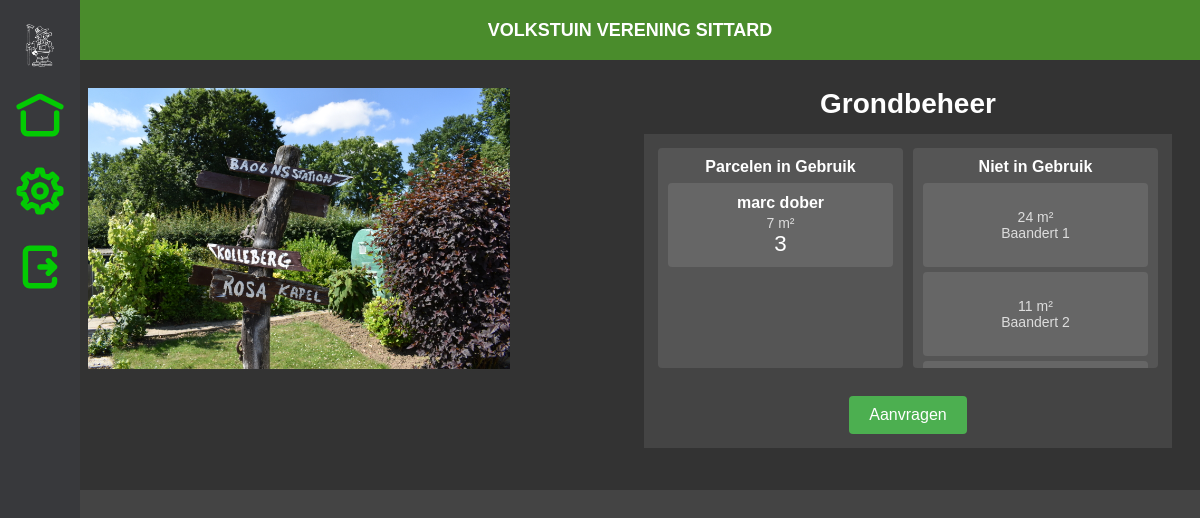
Page /Frontend/Formulier/grondbeheer.php on the earlier database version.
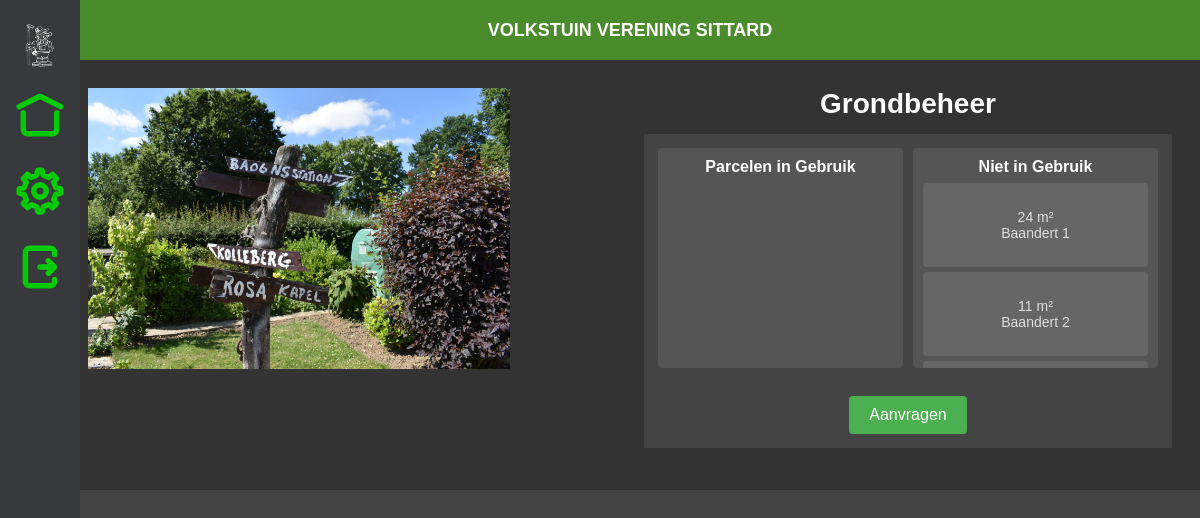
Same page on the later database version.
### tables this page shows
CREATE TABLE `parcel` (
  `Id` int(11) NOT NULL,
  `Name` varchar(255) NOT NULL,
  `Size` int(11) NOT NULL,
  `Complex` int(11) NOT NULL,
  `User` int(11) DEFAULT NULL,
  `Price` int(100) DEFAULT NULL
);

CREATE TABLE `parcel_free` (
  `id` int(11) NOT NULL,
  `Size` int(11) NOT NULL,
  `Complex` varchar(255) NOT NULL
);

### Frontend/Formulier/grondbeheer.php (the view, shortened to what this page needs)
<!DOCTYPE html>
<html lang="en">
<head>
    <link rel="stylesheet" href="grondbeheer.css">
</head>
<body>
  <div class="container">
    <div class="header">VOLKSTUIN VERENING SITTARD</div>
    <div class="content">
    <div class="sidebar">
    <img src="../../Frontend/Gedeeld/pictures/logo-volkstuinverenigingsittard.png" alt="Logo">
    <div class="Icoontjes">
    <a href="../../Frontend/Deelnemer/dashboard.php">
            <div class="icon1">
                <img src="../Gedeeld/pictures/HomeMenuButton.svg" alt="huisknop">
            </div>
        </a>
        <a href="../../Frontend/Gedeeld/GebruikerInfo.php">
            <div class="icon2">
                <img src="../Gedeeld/pictures/UserMenuButton.svg" alt="gebruikerinfo">
            </div>
        </a>
        <a href="../../Frontend/login.php">
            <div class="icon2">
                <img src="../Gedeeld/pictures/ExitMenuButton.svg" alt="uitloggen">
            </div>
        </a>
    </div>
</div>
      <div class="image-container">
        <img src="../../Frontend/Gedeeld/pictures/Baandert1-800px.jpg" alt="Grondbeheer">
      </div>
      <div class="grondbeheer-section">
        <div class="grondbeheer-header">Grondbeheer</div>
        <div class="grondbeheer-content">
          <div class="table-container">
            <div class="table">
              <div class="table-header">Parcelen in Gebruik</div>
              <?php
              $servername = "localhost";
              $username = "root";
              $password = "";
              $dbname = "volkstuinen";
              $conn = new mysqli($servername, $username, $password, $dbname);
              $sql = "SELECT * FROM parcel ";
              $result = $conn->query($sql);
              while ($row = $result->fetch_assoc()) {
                  echo "<div class='table-row'>";
                  echo "<div class='parcel-name'>" . htmlspecialchars($row['Name']) . "</div>";
                  echo "<div class='parcel-size'>" . htmlspecialchars($row['Size']) . " m²</div>";
                  echo "<div class='complex-name'>" . htmlspecialchars($row['Complex']) . "</div>";
                  echo "</div>";
              }
              ?>
            </div>
            <div class="table">
              <div class="table-header">Niet in Gebruik</div>
              <?php
              $sql = "SELECT * FROM parcel_free";
              $result = $conn->query($sql);
              while ($row = $result->fetch_assoc()) {
                  echo "<div class='table-row'>";
                  echo "<div class='parcel-size'>" . htmlspecialchars($row['Size']) . " m²</div>";
                  echo "<div class='parcel-size'>" . htmlspecialchars($row['Complex']) . " </div>";
                  echo "</div>";
              }
              ?>
            </div>
          </div>
          <a href="aanvraag-parceel.php">
          <div class="grondbeheer-buttons">
            <button class="btn btn-primary">Aanvragen</button>
          </div>
          </a>
        </div>
      </div>
    </div>
  </div>
</body>
</html>

### Frontend/Formulier/grondbeheer.css (style rules this page uses)
body { font-family: Arial, sans-serif; font-size: 140%; margin: 0; padding: 0; background-color: #444; }
.sidebar { width: 80px; background-color: #38393c; position: fixed; top: 0; left: 0; bottom: 0; display: flex; flex-direction: column; align-items: center; padding-top: 20px; z-index: 1001; }
.sidebar img { width: 50px; height: auto; margin-bottom: 20px; }
.header { background-color: #4A8C2C; color: white; padding: 15px; text-align: center; font-weight: bold; margin-left: 60px; font-size: 18px; height: 30px; display: flex; align-items: center; justify-content: center; }
.container { background-color: #333; color: #fff; }
.content { display: flex; padding: 28px; margin-left: 60px; }
.image-container { flex: 1; margin-right: 28px; position: relative; }
.image-container img { width: 80%; height: auto; }
.grondbeheer-section { flex: 1; }
.grondbeheer-header { font-size: 28px; font-weight: bold; margin-bottom: 14px; text-align: center; }
.grondbeheer-content { background-color: #444; padding: 14px; margin-bottom: 14px; }
.table-container { display: flex; justify-content: space-between; gap: 10px; }
.table { width: 45%; background-color: #555; border-radius: 4px; padding: 10px; height: 200px; overflow-y: auto; }
.table-header { font-size: 16px; font-weight: bold; margin-bottom: 7px; text-align: center; }
.table-row { display: flex; flex-direction: column; justify-content: center; background-color: #666; margin-bottom: 5px; padding: 7px; border-radius: 4px; height: 70px; align-items: center; text-align: center; }
.parcel-size { font-size: 14px; color: #ddd; }
.grondbeheer-buttons { margin-top: 28px; text-align: center; }
.grondbeheer-buttons .btn { background-color: #4CAF50; color: #fff; padding: 10px 20px; border: none; border-radius: 4px; cursor: pointer; font-size: 16px; }
.parcel-name { font-weight: bold; font-size: 16px; margin-bottom: 3px; }

Differences in the rows shown:
removed parcel: Name "marc dober", Size "7", Complex "3"
